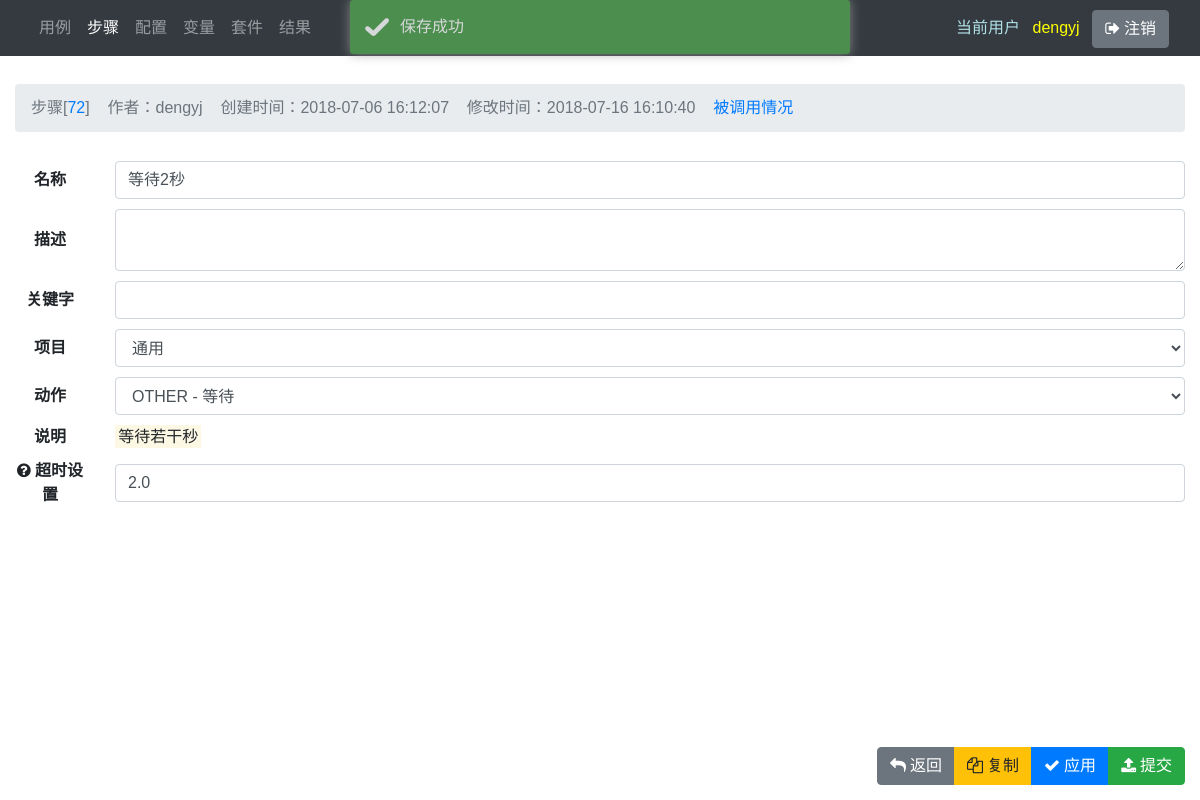
Before: /step/72/ (signed in) with the older database file.
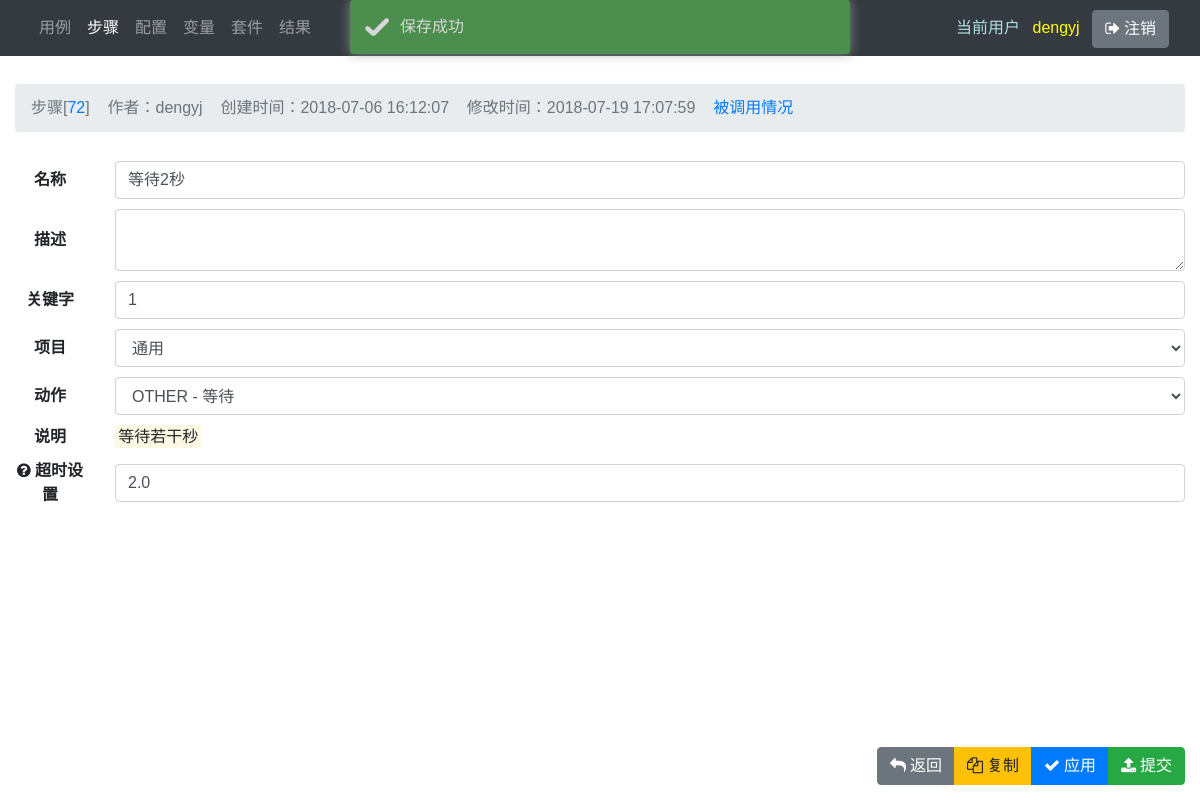
After: the same page with the newer database file.
### main/models.py (models this page shows, shortened)
class Step(models.Model):
    code = models.UUIDField(auto_created=True, default=uuid.uuid1, editable=False)
    name = models.CharField(max_length=100)
    description = models.TextField(blank=True)
    keyword = models.CharField(blank=True, max_length=100)
    project = models.ForeignKey('main.Project', on_delete=models.SET_NULL, blank=True, null=True)
    creator = models.ForeignKey(
        User, verbose_name='创建人', related_name='step_creator', on_delete=models.SET_NULL, blank=True, null=True)
    created_date = models.DateTimeField('创建时间', auto_now_add=True, null=True)
    modifier = models.ForeignKey(
        User, verbose_name='修改人', related_name='step_modifier', on_delete=models.SET_NULL, blank=True, null=True)
    modified_date = models.DateTimeField('修改时间', auto_now=True, null=True)
    is_active = models.BooleanField(default=True)
    action = models.ForeignKey('main.Action', on_delete=models.SET_NULL, blank=True, null=True)
    timeout = models.FloatField(blank=True, null=True)
    save_as = models.CharField(blank=True, max_length=100)
    ui_by_list = (
        (0, ''),
        (1, 'id'),
        (2, 'xpath'),
        (3, 'link text'),
        (4, 'partial link text'),
        (5, 'name'),
        (6, 'tag name'),
        (7, 'class name'),
        (8, 'css selector'),
        (9, 'public element'),
        (10, 'variable'),
    )
    ui_by = models.IntegerField(choices=ui_by_list, default=0)
    ui_locator = models.TextField(blank=True)
    ui_index = models.IntegerField(blank=True, null=True)
    ui_base_element = models.CharField(max_length=1000, blank=True)
    ui_data = models.TextField(blank=True)
    ui_special_action_list = (
        (0, ''),
        (1, '鼠标 - 单击'),
        (2, '鼠标 - 点击后不放'),
        (3, '鼠标 - 右键单击'),
        (4, '鼠标 - 双击'),
        (5, '鼠标 - 释放'),
        (6, '鼠标 - 移动到偏移点位置'),
        (7, '鼠标 - 移动到某元素中间'),
        (8, '鼠标 - 移动到某元素左上角为基准的偏移点位置'),
        (9, '鼠标 - 拖动某元素到另一元素上'),
        (10, '鼠标 - 拖动某元素到偏移点位置'),
        (11, '键盘 - 按下某键不释放'),
        (12, '键盘 - 释放某键'),
        (13, '键盘 - 发送按键（组）到当前焦点元素'),
        (14, '键盘 - 发送按键（组）到指定元素'),
    )
    ui_special_action = models.IntegerField(choices=ui_special_action_list, default=0)
    ui_alert_handle_list = (
        (1, '确定'),
        (2, '取消'),
        (3, '忽略'),
    )
    ui_alert_handle = models.IntegerField(choices=ui_alert_handle_list, default=1)
    api_url = models.TextField(blank=True)
    api_headers = models.TextField(blank=True)
    api_body = models.TextField(blank=True)
    api_data = models.TextField(blank=True)
    other_data = models.TextField(blank=True)
    other_sub_case = models.ForeignKey(
        'main.Case', on_delete=models.SET_NULL, blank=True, null=True, related_name='step_sub_case')
    class Meta:
        ordering = ['-modified_date']
        pass

### main/views/step.py (the view, shortened to what this page needs)
# urls.py: path('step/<str:pk>/', step.detail, name='step'),
@login_required
def detail(request, pk):
    next_ = request.GET.get('next', '/home/')
    inside = request.GET.get('inside')
    new_pk = request.GET.get('new_pk')
    order = request.GET.get('order')
    reference_url = reverse(reference, args=[pk])  # 被其他对象调用
    try:
        obj = Step.objects.select_related('creator', 'modifier').get(pk=pk)
    except Step.DoesNotExist:
        raise Http404('Step does not exist')
    if request.method == 'GET':
        form = StepForm(instance=obj)
        if request.session.get('status', None) == 'success':
            prompt = 'success'
        request.session['status'] = None
        redirect_url = request.GET.get('redirect_url', request.META.get('HTTP_REFERER', '/home/'))
        return render(request, 'main/step/detail.html', locals())

### main/forms.py
class StepForm(forms.ModelForm):
    action = forms.ModelChoiceField(
        queryset=Action.objects.select_related('creator', 'modifier', 'type').order_by('type', 'pk'))
    other_sub_case = forms.ModelChoiceField(queryset=Case.objects.filter(is_active=True).order_by('pk'), required=False)
    is_active = forms.CharField(required=False, validators=[])
    project = forms.ModelChoiceField(queryset=Project.objects, required=True)
    class Meta:
        model = Step
        fields = '__all__'
        widgets = {
        }

### main/models.py (called while the page is built)
    @property
    def full_name(self):
        return '{} - {}'.format(self.type, self.name)

    def __str__(self):
        return self.full_name

    def __str__(self):
        return self.name

    def __str__(self):
        return self.name

### main/templates/main/step/detail.html (shortened to what this page needs)
{% extends 'main/detail_base.html' %}
{% block detail_header %}
    {% include 'main/include/detail_header.html' with object_name='步骤' %}
{% endblock %}
{% block detail_form %}
    <form method="post" id="object_form" novalidate>
        <div class="row align-items-center" base>
            <div class="col-1 text-center font-weight-bold">名称</div>
            <div class="col" form_data>
                {% include 'main/include/form_input.html' with field=form.name %}
            </div>
        </div>
        <div class="row align-items-center" base>
            <div class="col-1 text-center font-weight-bold">描述</div>
            <div class="col" form_data>
                {% include 'main/include/form_textarea.html' with field=form.description rows='2' %}
            </div>
        </div>
        <div class="row align-items-center" base>
            <div class="col-1 text-center font-weight-bold">关键字</div>
            <div class="col" form_data>
                {% include 'main/include/form_input.html' with field=form.keyword %}
            </div>
        </div>
        <div class="row align-items-center" base>
            <div class="col-1 text-center font-weight-bold">项目</div>
            <div class="col" form_data>
                {% include 'main/include/form_input.html' with field=form.project %}
            </div>
        </div>
        <div class="row align-items-center" base>
            <div class="col-1 text-center font-weight-bold">动作</div>
            <div class="col" form_data>
                {% include 'main/include/form_input.html' with field=form.action %}
            </div>
        </div>
        <div class="row align-items-center" base>
            <div class="col-1 text-center font-weight-bold">说明</div>
            <div class="col">
                <div id="introduce"><span class="mark">请选择动作</span></div>
            </div>
        </div>
        <div class="row align-items-center" common name="timeout">
            <div class="col-1 text-center font-weight-bold"><i class="icon-question-sign" data-toggle="tooltip" title="设置该步骤的超时值，如留空将使用测试套件设置的全局超时值（单位：秒）"></i>&nbsp;超时设置</div>
            <div class="col" form_data>
                {% include 'main/include/form_input.html' with field=form.timeout %}
            </div>
        </div>
        {% include 'main/include/submit_button_group.html' with copy_url='step_copy' %}
    </form>
{% endblock %}

### main/templates/main/include/detail_header.html
<ol class="breadcrumb my-4">
    <li class="breadcrumb-item active">
    {% if form.initial %}
        {{ object_name }}[<a href="#" data-toggle="popover" title="CODE" data-content="{{ obj.code }}">{{ obj.pk }}</a>]&nbsp;&nbsp;&nbsp;&nbsp;作者：{{ obj.creator }}&nbsp;&nbsp;&nbsp;&nbsp;创建时间：{{ obj.created_date }}&nbsp;&nbsp;&nbsp;&nbsp;修改时间：{{ obj.modified_date }}{% if reference_url %}&nbsp;&nbsp;&nbsp;&nbsp;<a href="javascript:show_reference('{{ reference_url }}')">被调用情况</a>{% endif %}
    {% else %}
        添加{{ object_name }}
    {% endif %}
    </li>
</ol>

### main/templates/main/include/form_input.html
{% load widget_tweaks %}
{% if field.errors %}
    {% render_field field class="form-control is-invalid" placeholder=placeholde %}
    {% for error in field.errors %}
        <div class="invalid-feedback">{{ error }}</div>
    {% endfor %}
{% else %}
    {% render_field field class="form-control" placeholder=placeholder %}
{% endif %}

### main/templates/main/include/form_textarea.html
{% load widget_tweaks %}
{% if field.errors %}
    {% render_field field class="form-control is-invalid" placeholder=placeholder rows=rows%}
    {% for error in field.errors %}
        <div class="invalid-feedback">{{ error }}</div>
    {% endfor %}
{% else %}
    {% render_field field class="form-control" placeholder=placeholder rows=rows%}
{% endif %}

Changed rows visible on the page:
changed Step "等待2秒": modified_date "2018-07-16 16:10:40" → "2018-07-19 17:07:59"; keyword (not shown) → "1"
